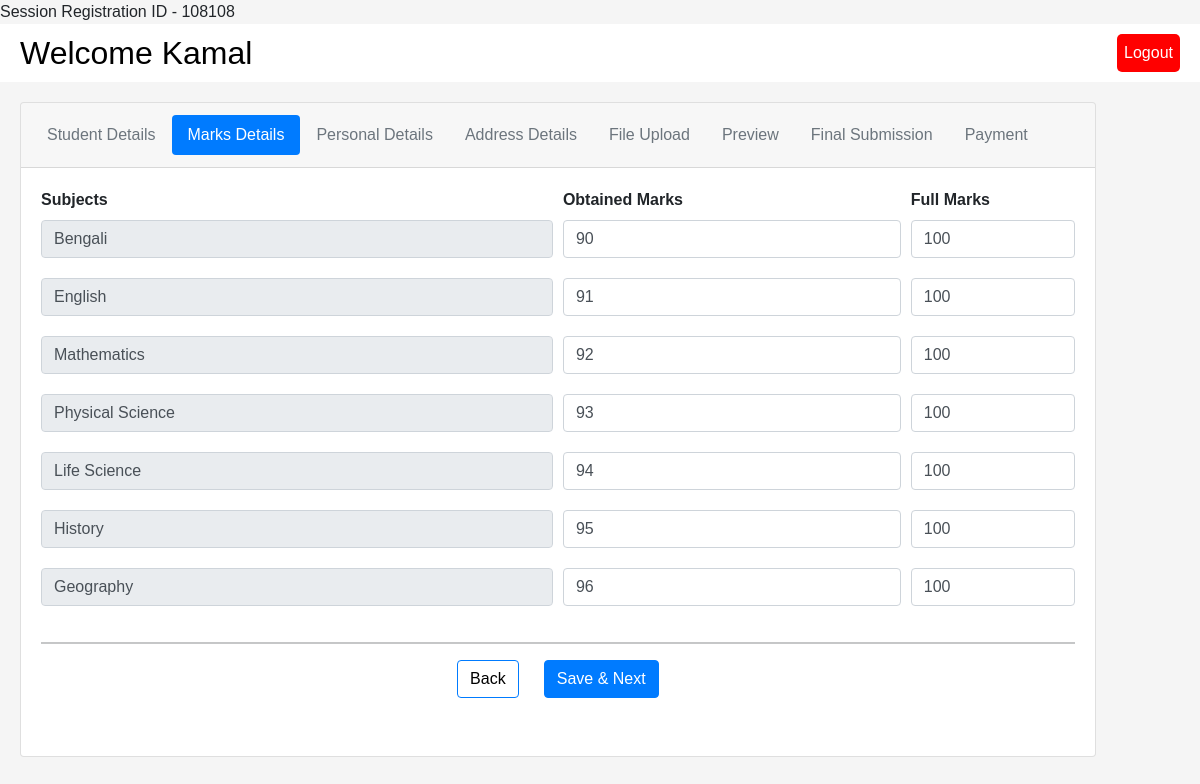
Screenshot of /Project/marks_details.php (signed in) with the database file from the repository.
### tables this page shows
CREATE TABLE `student_details` (
  `reg_no` varchar(10) NOT NULL,
  `fname` varchar(255) DEFAULT NULL,
  `lname` varchar(255) NOT NULL,
  `email` varchar(255) NOT NULL,
  `phoneNumber` varchar(255) NOT NULL,
  `dob` varchar(255) NOT NULL,
  `terms` varchar(255) NOT NULL,
  `password` varchar(255) NOT NULL,
  `emailVerify` int(255) NOT NULL DEFAULT '0',
  `numberVerify` varchar(255) DEFAULT '0',
  `is_finally_submitted` int(1) NOT NULL DEFAULT '0',
  `issubmitted` int(1) NOT NULL DEFAULT '0',
  `previous_school_name` varchar(255) DEFAULT NULL,
  `fathers_name` varchar(255) DEFAULT NULL,
  `mothers_name` varchar(255) DEFAULT NULL,
  `current_whatsapp_no` varchar(255) DEFAULT NULL,
  `aadhar_card_no` varchar(255) DEFAULT NULL,
  `student_religion` varchar(255) DEFAULT NULL,
  `student_caste` varchar(255) DEFAULT NULL,
  `is_student_PWD` varchar(4) DEFAULT NULL,
  `is_student_EWS` varchar(4) NOT NULL DEFAULT '0',
  `student_village_town` varchar(255) DEFAULT NULL,
  `student_city` varchar(50) DEFAULT NULL,
  `student_pin_code` varchar(20) DEFAULT NULL,
  `student_police_station` varchar(50) DEFAULT NULL,
  `student_district` varchar(50) DEFAULT NULL,
  `student_state` varchar(50) DEFAULT NULL,
  `bengali_marks` int(4) DEFAULT NULL,
  `bengali_full_marks` int(4) DEFAULT '100',
  `english_marks` int(4) DEFAULT NULL,
  `english_full_marks` int(4) DEFAULT '100',
  `mathematics_marks` int(4) DEFAULT NULL,
  `mathematics_full_marks` int(4) DEFAULT '100',
  `physical_science_marks` int(4) DEFAULT NULL,
  `physical_science_full_marks` int(4) DEFAULT '100',
  `life_science_marks` int(4) DEFAULT NULL,
  `life_science_full_marks` int(4) DEFAULT '100',
  `history_marks` int(4) DEFAULT NULL,
  `history_full_marks` int(4) DEFAULT '100',
  `geography_marks` int(4) DEFAULT NULL,
  `geography_full_marks` int(4) DEFAULT '100',
  `language_1` varchar(255) DEFAULT NULL,
  `language_2` varchar(255) DEFAULT NULL,
  `select_stream` varchar(255) DEFAULT NULL,
  `sub_comb` varchar(255) DEFAULT NULL,
  `bank_name` varchar(255) DEFAULT NULL,
  `bank_account_no` varchar(20) DEFAULT NULL,
  `bank_ifsc_code` varchar(20) DEFAULT NULL,
  `institution_fees_payment_done` int(11) DEFAULT '0',
  `institution_fees_payments_ID` varchar(255) DEFAULT NULL,
  `portal_fees_payment_done` int(11) DEFAULT '0',
  `portal_payment_id` varchar(255) DEFAULT NULL,
  `passport_size_photo_uploaded` int(11) DEFAULT '0',
  `aadhar_card_uploaded` int(11) DEFAULT '0',
  `madhyamik_marksheet_uploaded` int(11) DEFAULT '0',
  `madhyamik_certificate_uploaded` int(11) DEFAULT '0',
  `signature_uploaded` int(11) DEFAULT '0'
);

### Project/session.php (called while the page is built, shortened)
<?php
$email = $_SESSION['email'];
?>

### Project/marks_details.php (the view, shortened to what this page needs)
<?php
require 'session.php';
 $query = "SELECT * FROM student_details WHERE email='$email'";
 $results = mysqli_query($db, $query);
 $user = mysqli_fetch_assoc($results);
 echo '  Session Registration ID - '.$user['reg_no'];
 ?>
<!DOCTYPE html>
<html lang="en">
  <head>
    <link
      href="https://cdn.jsdelivr.net/npm/bootstrap@5.0.2/dist/css/bootstrap.min.css"
      rel="stylesheet"
    />
    <link
      rel="stylesheet"
      href="https://cdn.jsdelivr.net/npm/bootstrap@4.3.1/dist/css/bootstrap.min.css"
    />
  </head>
  <body>
    <div class="header">
      <h2 style="margin: 0">
        Welcome
        <?php echo $user['fname']; ?>
      </h2>
      <a href="welcome.php?logout='1'" class="logout">Logout</a>
    </div>
    <div class="container">
      <div class="row">
        <div class="col-xs-12">
          <div class="card text-center">
            <div class="card-header">
              <ul class="nav nav-pills card-header-pills">
                <li class="nav-item">
                  <a class="nav-link disabled" href="#">Student Details</a>
                </li>
                <li class="nav-item">
                  <a class="nav-link active" href="marks_details.php"
                    >Marks Details</a
                  >
                </li>
                <li class="nav-item">
                  <a class="nav-link disabled" href="#">Personal Details</a>
                </li>
                <li class="nav-item">
                  <a class="nav-link disabled" href="#">Address Details</a>
                </li>
                <li class="nav-item">
                  <a class="nav-link disabled" href="#">File Upload</a>
                </li>
                <li class="nav-item">
                  <a class="nav-link disabled" href="#">Preview</a>
                </li>
                <li class="nav-item">
                  <a class="nav-link disabled" href="#">Final Submission</a>
                </li>
                <li class="nav-item">
                  <a class="nav-link disabled" href="#">Payment</a>
                </li>
              </ul>
            </div>
            <div class="card-body">
              <form method="post" action="marks_details_controller.php">
                <div class="form-row">
                <div class="form-group col-md-6">
                <label for="inputCity" style="display: flex"><strong>Subjects</strong></label>
                    <input
                      type="text"
                      class="form-control"
                      id="inputSubject"
                      value="Bengali"
                      disabled
                    />
                  </div>
                  <div class="form-group col-md-4">
                  <label for="inputState" style="display: flex"><strong>Obtained Marks</strong></label>
                    <input type="text" class="form-control" id="bengali_marks"
                    name ="bengali_marks"
                    <?php if ($user['bengali_marks'] == null): ?>
                    placeholder="Enter your Marks"
                    <?php else: ?>
                    value="<?php echo $user['bengali_marks']; ?>"
                    <?php endif; ?>
                    />
                  </div>
                  <div class="form-group col-md-2">
                  <label for="inputState" style="display: flex"><strong>Full Marks</strong></label>
                    <input
                      type="text"
                      class="form-control"
                      id="bengali_full_marks"
                      name="bengali_full_marks"
                      value="100"
                    />
                  </div>
                </div>
                <div class="form-row">
                  <div class="form-group col-md-6">
                    <input
                      type="text"
                      class="form-control"
                      id="inputSubject"
                      value="English"
                      disabled
                    />
                  </div>
                  <div class="form-group col-md-4">
                    <input type="text" class="form-control" id="english_marks"
                    name="english_marks"
                    <?php if ($user['english_marks'] == null): ?>
                    placeholder="Enter your Marks"
                    <?php else: ?>
                    value="<?php echo $user['english_marks']; ?>"
                    <?php endif; ?>
                    />
                  </div>
                  <div class="form-group col-md-2">
                    <input
                      type="text"
                      class="form-control"
                      id="english_full_marks"
                      name="english_full_marks"
                      value="100"
                    />
                  </div>
                </div>
                <div class="form-row">
                  <div class="form-group col-md-6">
                    <input
                      type="text"
                      class="form-control"
                      id="mathematics_marks"
                      value="Mathematics"
                      disabled
                    />
                  </div>
                  <div class="form-group col-md-4">
                    <input type="text" class="form-control"
                    id="mathematics_marks" name="mathematics_marks"
                    <?php if ($user['mathematics_marks'] == null): ?>
                    placeholder="Enter your Marks"
                    <?php else: ?>
                    value="<?php echo $user['mathematics_marks']; ?>"
                    <?php endif; ?>
                    />
                  </div>
                  <div class="form-group col-md-2">
                    <input
                      type="text"
                      class="form-control"
                      id="mathematics_full_marks"
                      name="mathematics_full_marks"
                      value="100"
                    />
                  </div>
                </div>
                <div class="form-row">
                  <div class="form-group col-md-6">
                    <input
                      type="text"
                      class="form-control"
                      id="inputSubject"
                      value="Physical Science"
                      disabled
                    />
                  </div>
                  <div class="form-group col-md-4">
                    <input type="text" class="form-control"
                    id="physical_science_marks" name="physical_science_marks"
                    <?php if ($user['physical_science_marks'] == null): ?>
                    placeholder="Enter your Marks"
                    <?php else: ?>
                    value="<?php echo $user['physical_science_marks']; ?>"
                    <?php endif; ?>
                    />
                  </div>
                  <div class="form-group col-md-2">
                    <input
                      type="text"
                      class="form-control"
                      id="physical_science_full_marks"
                      name="physical_science_full_marks"
                      value="100"
                    />
                  </div>
                </div>
                <div class="form-row">
                  <div class="form-group col-md-6">
                    <input
                      type="text"
                      class="form-control"
                      id="inputSubject"
                      value="Life Science"
                      disabled
                    />
                  </div>
                  <div class="form-group col-md-4">
                    <input type="text" class="form-control"
                    id="life_science_marks" name="life_science_marks"
                    <?php if ($user['life_science_marks'] == null): ?>
                    placeholder="Enter your Marks"
                    <?php else: ?>
                    value="<?php echo $user['life_science_marks']; ?>"
                    <?php endif; ?>
                    />
                  </div>
                  <div class="form-group col-md-2">
                    <input
                      type="text"
                      class="form-control"
                      id="life_science_full_marks"
                      name="life_science_full_marks"
                      value="100"
                    />
                  </div>
                </div>
                <div class="form-row">
                  <div class="form-group col-md-6">
                    <input
                      type="text"
                      class="form-control"
                      id="inputSubject"
                      value="History"
                      disabled
                    />
                  </div>
                  <div class="form-group col-md-4">
                    <input type="text" class="form-control" id="History_marks"
                    name="History_marks"
                    <?php if ($user['history_marks'] == null): ?>
                    placeholder="Enter your Marks"
                    <?php else: ?>
                    value="<?php echo $user['history_marks']; ?>"
                    <?php endif; ?>
                    />
                  </div>
                  <div class="form-group col-md-2">
                    <input
                      type="text"
                      class="form-control"
                      id="History_full_marks"
                      name="History_full_marks"
                      value="100"
                    />
                  </div>
                </div>
                <div class="form-row">
                  <div class="form-group col-md-6">
                    <input
                      type="text"
                      class="form-control"
                      id="inputSubject"
                      value="Geography"
                      disabled
                    />
                  </div>
                  <div class="form-group col-md-4">
                    <input type="text" class="form-control" id="geography_marks"
                    name="geography_marks"
                    <?php if ($user['geography_marks'] == null): ?>
                    placeholder="Enter your Marks"
                    <?php else: ?>
                    value="<?php echo $user['geography_marks']; ?>"
                    <?php endif; ?>
                    />
                  </div>
                  <div class="form-group col-md-2">
                    <input
                      type="text"
                      class="form-control"
                      id="geography_full_marks"
                      name="geography_full_marks"
                      value="100"
                    />
                  </div>
                </div>
                <hr />
                <button
                  type="button"
                  class="btn btn-primary"
                  style="
                    margin-right: 2%;
                    background-color: rgb(255, 255, 255);
                    color: black;
                  "
                >
                  Back
                </button>
              <a
                href="personal_details.php"
                style="color: black; text-decoration: none"
              >
              <button
                  type="submit"
                  name="submit_marks"
                  class="btn btn-primary"
                  tyle="
                    margin-right: 2%;
                    background-color: rgb(255, 255, 255);
                    color: black;
                  "
                >
                  Save & Next
                </button></a
              >
              </form>
            </div>
            <div style="margin-left: 30%; padding-bottom: 2%">
            </div>
          </div>
        </div>
      </div>
    </div>
  </body>
</html>

### Project/marks_details.php (style rules this page uses)
body { font-family: Arial, sans-serif; background-color: #f5f5f5; margin: 0; padding: 0; }
.header { background-color: white; color: black; text-align: right; padding: 10px 20px; display: flex; justify-content: space-between; align-items: center; }
.container { margin: 20px; }
.form-group { margin-bottom: 20px; }
.row { margin-left: -15px; margin-right: -15px; }
.logout { color: white; background-color: red; padding: 7px; border-radius: 5px; text-decoration: none; }
@media (max-width: 1250px) { .row { width: 98% !important; } }
@media (max-width: 1250px) { .col-xs-12 { padding-left: 0px; } }

### rows the page displays
student_details: reg_no "108108", fname "Kamal", bengali_marks "90", english_marks "91", mathematics_marks "92", physical_science_marks "93", life_science_marks "94", History_marks "95", geography_marks "96"
